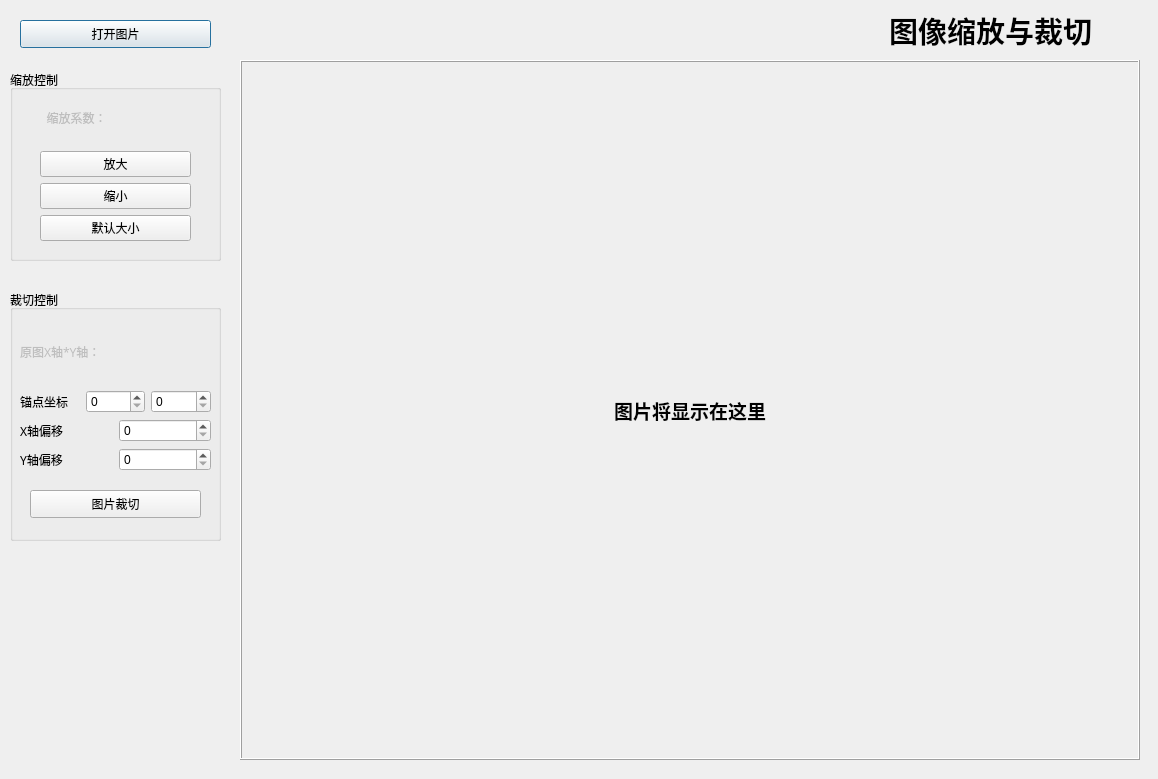
<?xml version="1.0" encoding="UTF-8"?>
<ui version="4.0">
 <class>Form</class>
 <widget class="QWidget" name="Form">
  <property name="geometry">
   <rect>
    <x>0</x>
    <y>0</y>
    <width>1158</width>
    <height>779</height>
   </rect>
  </property>
  <property name="windowTitle">
   <string>图像的缩放与裁切</string>
  </property>
  <widget class="QLabel" name="label_title">
   <property name="geometry">
    <rect>
     <x>850</x>
     <y>10</y>
     <width>281</width>
     <height>41</height>
    </rect>
   </property>
   <property name="font">
    <font>
     <family>Agency FB</family>
     <pointsize>22</pointsize>
     <weight>75</weight>
     <bold>true</bold>
    </font>
   </property>
   <property name="text">
    <string>图像缩放与裁切</string>
   </property>
   <property name="alignment">
    <set>Qt::AlignCenter</set>
   </property>
  </widget>
  <widget class="QLabel" name="label_image">
   <property name="geometry">
    <rect>
     <x>240</x>
     <y>60</y>
     <width>900</width>
     <height>700</height>
    </rect>
   </property>
   <property name="font">
    <font>
     <family>Agency FB</family>
     <pointsize>14</pointsize>
     <weight>75</weight>
     <bold>true</bold>
    </font>
   </property>
   <property name="frameShape">
    <enum>QFrame::Box</enum>
   </property>
   <property name="frameShadow">
    <enum>QFrame::Raised</enum>
   </property>
   <property name="text">
    <string>图片将显示在这里</string>
   </property>
   <property name="alignment">
    <set>Qt::AlignCenter</set>
   </property>
  </widget>
  <widget class="QPushButton" name="pushButton_open_file">
   <property name="geometry">
    <rect>
     <x>20</x>
     <y>20</y>
     <width>191</width>
     <height>28</height>
    </rect>
   </property>
   <property name="text">
    <string>打开图片</string>
   </property>
   <property name="checkable">
    <bool>false</bool>
   </property>
   <property name="default">
    <bool>true</bool>
   </property>
  </widget>
  <widget class="QGroupBox" name="groupBox">
   <property name="geometry">
    <rect>
     <x>10</x>
     <y>70</y>
     <width>211</width>
     <height>191</height>
    </rect>
   </property>
   <property name="title">
    <string>缩放控制</string>
   </property>
   <widget class="QWidget" name="verticalLayoutWidget">
    <property name="geometry">
     <rect>
      <x>30</x>
      <y>20</y>
      <width>151</width>
      <height>151</height>
     </rect>
    </property>
    <layout class="QVBoxLayout" name="verticalLayout">
     <item>
      <layout class="QHBoxLayout" name="horizontalLayout">
       <item>
        <widget class="QLabel" name="label_zoom_factor_1">
         <property name="enabled">
          <bool>false</bool>
         </property>
         <property name="font">
          <font>
           <family>Agency FB</family>
           <pointsize>9</pointsize>
          </font>
         </property>
         <property name="text">
          <string>缩放系数：</string>
         </property>
         <property name="alignment">
          <set>Qt::AlignCenter</set>
         </property>
        </widget>
       </item>
       <item>
        <widget class="QLabel" name="label_zoom_factor_2">
         <property name="enabled">
          <bool>false</bool>
         </property>
         <property name="font">
          <font>
           <family>Agency FB</family>
          </font>
         </property>
         <property name="text">
          <string/>
         </property>
         <property name="alignment">
          <set>Qt::AlignCenter</set>
         </property>
        </widget>
       </item>
      </layout>
     </item>
     <item>
      <widget class="QPushButton" name="pushButton_zoom_in">
       <property name="text">
        <string>放大</string>
       </property>
      </widget>
     </item>
     <item>
      <widget class="QPushButton" name="pushButton_zoom_out">
       <property name="text">
        <string>缩小</string>
       </property>
      </widget>
     </item>
     <item>
      <widget class="QPushButton" name="pushButton_zoom_reset">
       <property name="text">
        <string>默认大小</string>
       </property>
      </widget>
     </item>
    </layout>
   </widget>
  </widget>
  <widget class="QGroupBox" name="groupBox_2">
   <property name="geometry">
    <rect>
     <x>10</x>
     <y>290</y>
     <width>211</width>
     <height>251</height>
    </rect>
   </property>
   <property name="title">
    <string>裁切控制</string>
   </property>
   <widget class="QWidget" name="verticalLayoutWidget_2">
    <property name="geometry">
     <rect>
      <x>10</x>
      <y>30</y>
      <width>191</width>
      <height>151</height>
     </rect>
    </property>
    <layout class="QVBoxLayout" name="verticalLayout_2">
     <item>
      <widget class="QLabel" name="label_srcImage_size">
       <property name="enabled">
        <bool>false</bool>
       </property>
       <property name="font">
        <font>
         <family>Agency FB</family>
         <pointsize>9</pointsize>
        </font>
       </property>
       <property name="text">
        <string>原图X轴*Y轴：</string>
       </property>
       <property name="alignment">
        <set>Qt::AlignLeading|Qt::AlignLeft|Qt::AlignVCenter</set>
       </property>
      </widget>
     </item>
     <item>
      <layout class="QHBoxLayout" name="horizontalLayout_5">
       <item>
        <widget class="QLabel" name="label_1">
         <property name="font">
          <font>
           <family>Agency FB</family>
           <pointsize>9</pointsize>
          </font>
         </property>
         <property name="text">
          <string>锚点坐标</string>
         </property>
        </widget>
       </item>
       <item>
        <widget class="QSpinBox" name="spinBox_anchor_x">
         <property name="maximum">
          <number>99</number>
         </property>
        </widget>
       </item>
       <item>
        <widget class="QSpinBox" name="spinBox_anchor_y">
         <property name="maximum">
          <number>99</number>
         </property>
        </widget>
       </item>
      </layout>
     </item>
     <item>
      <layout class="QHBoxLayout" name="horizontalLayout_4">
       <item>
        <widget class="QLabel" name="label_2">
         <property name="font">
          <font>
           <family>Agency FB</family>
           <pointsize>9</pointsize>
          </font>
         </property>
         <property name="text">
          <string>X轴偏移</string>
         </property>
        </widget>
       </item>
       <item>
        <widget class="QSpinBox" name="spinBox_X_offset">
         <property name="maximum">
          <number>99</number>
         </property>
        </widget>
       </item>
      </layout>
     </item>
     <item>
      <layout class="QHBoxLayout" name="horizontalLayout_2">
       <item>
        <widget class="QLabel" name="label_left_2">
         <property name="font">
          <font>
           <family>Agency FB</family>
           <pointsize>9</pointsize>
          </font>
         </property>
         <property name="text">
          <string>Y轴偏移</string>
         </property>
        </widget>
       </item>
       <item>
        <widget class="QSpinBox" name="spinBox_Y_offset"/>
       </item>
      </layout>
     </item>
    </layout>
   </widget>
   <widget class="QPushButton" name="pushButton_screenshot">
    <property name="geometry">
     <rect>
      <x>20</x>
      <y>200</y>
      <width>171</width>
      <height>28</height>
     </rect>
    </property>
    <property name="text">
     <string>图片裁切</string>
    </property>
   </widget>
  </widget>
 </widget>
 <resources/>
 <connections/>
</ui>
